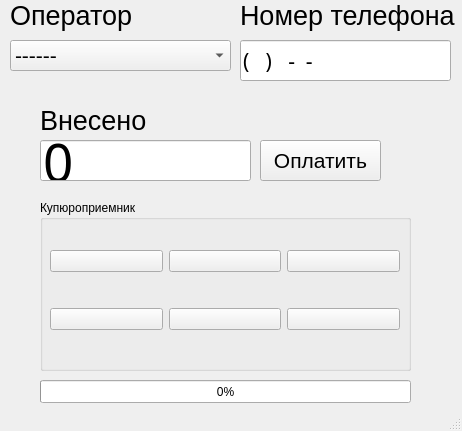
<?xml version="1.0" encoding="UTF-8"?>
<ui version="4.0">
 <class>TerminalWindow</class>
 <widget class="QMainWindow" name="TerminalWindow">
  <property name="geometry">
   <rect>
    <x>0</x>
    <y>0</y>
    <width>462</width>
    <height>431</height>
   </rect>
  </property>
  <property name="windowTitle">
   <string>Терминал</string>
  </property>
  <property name="windowIcon">
   <iconset>
    <normaloff>terminal.png</normaloff>terminal.png</iconset>
  </property>
  <widget class="QWidget" name="centralwidget">
   <widget class="QGroupBox" name="groupBox">
    <property name="geometry">
     <rect>
      <x>40</x>
      <y>200</y>
      <width>371</width>
      <height>171</height>
     </rect>
    </property>
    <property name="title">
     <string>Купюроприемник</string>
    </property>
    <widget class="QWidget" name="gridLayoutWidget">
     <property name="geometry">
      <rect>
       <x>10</x>
       <y>20</y>
       <width>350</width>
       <height>141</height>
      </rect>
     </property>
     <layout class="QGridLayout" name="gridLayout">
      <item row="1" column="0">
       <widget class="QPushButton" name="push50rub">
        <property name="text">
         <string/>
        </property>
        <property name="icon">
         <iconset>
          <normaloff>img/50_rub_1.jpg</normaloff>img/50_rub_1.jpg</iconset>
        </property>
        <property name="iconSize">
         <size>
          <width>100</width>
          <height>50</height>
         </size>
        </property>
       </widget>
      </item>
      <item row="1" column="1">
       <widget class="QPushButton" name="push500rub">
        <property name="text">
         <string/>
        </property>
        <property name="icon">
         <iconset>
          <normaloff>img/500_rub_1.jpg</normaloff>img/500_rub_1.jpg</iconset>
        </property>
        <property name="iconSize">
         <size>
          <width>100</width>
          <height>50</height>
         </size>
        </property>
       </widget>
      </item>
      <item row="0" column="1">
       <widget class="QPushButton" name="push100rub">
        <property name="text">
         <string/>
        </property>
        <property name="icon">
         <iconset>
          <normaloff>img/100_rub_1.jpg</normaloff>img/100_rub_1.jpg</iconset>
        </property>
        <property name="iconSize">
         <size>
          <width>100</width>
          <height>50</height>
         </size>
        </property>
       </widget>
      </item>
      <item row="0" column="0">
       <widget class="QPushButton" name="push10rub">
        <property name="text">
         <string/>
        </property>
        <property name="icon">
         <iconset>
          <normaloff>img/10_rub_1.jpg</normaloff>img/10_rub_1.jpg</iconset>
        </property>
        <property name="iconSize">
         <size>
          <width>100</width>
          <height>50</height>
         </size>
        </property>
       </widget>
      </item>
      <item row="0" column="2">
       <widget class="QPushButton" name="push1000rub">
        <property name="text">
         <string/>
        </property>
        <property name="icon">
         <iconset>
          <normaloff>img/1000_rub_1.jpg</normaloff>img/1000_rub_1.jpg</iconset>
        </property>
        <property name="iconSize">
         <size>
          <width>100</width>
          <height>50</height>
         </size>
        </property>
       </widget>
      </item>
      <item row="1" column="2">
       <widget class="QPushButton" name="push5000rub">
        <property name="text">
         <string/>
        </property>
        <property name="icon">
         <iconset>
          <normaloff>img/5000_rub_1.jpg</normaloff>img/5000_rub_1.jpg</iconset>
        </property>
        <property name="iconSize">
         <size>
          <width>100</width>
          <height>50</height>
         </size>
        </property>
       </widget>
      </item>
     </layout>
    </widget>
   </widget>
   <widget class="QLineEdit" name="editSumm">
    <property name="geometry">
     <rect>
      <x>40</x>
      <y>140</y>
      <width>211</width>
      <height>41</height>
     </rect>
    </property>
    <property name="font">
     <font>
      <family>DisplayOTF</family>
      <pointsize>40</pointsize>
     </font>
    </property>
    <property name="text">
     <string>0</string>
    </property>
    <property name="readOnly">
     <bool>true</bool>
    </property>
   </widget>
   <widget class="QLabel" name="label">
    <property name="geometry">
     <rect>
      <x>40</x>
      <y>105</y>
      <width>111</width>
      <height>31</height>
     </rect>
    </property>
    <property name="font">
     <font>
      <pointsize>20</pointsize>
     </font>
    </property>
    <property name="text">
     <string>Внесено</string>
    </property>
   </widget>
   <widget class="QComboBox" name="comboBox">
    <property name="geometry">
     <rect>
      <x>10</x>
      <y>40</y>
      <width>221</width>
      <height>31</height>
     </rect>
    </property>
    <property name="font">
     <font>
      <pointsize>16</pointsize>
     </font>
    </property>
    <item>
     <property name="text">
      <string>------</string>
     </property>
    </item>
    <item>
     <property name="text">
      <string>Билайн</string>
     </property>
    </item>
    <item>
     <property name="text">
      <string>МТС</string>
     </property>
    </item>
    <item>
     <property name="text">
      <string>Мегафон</string>
     </property>
    </item>
   </widget>
   <widget class="QLabel" name="label_2">
    <property name="geometry">
     <rect>
      <x>10</x>
      <y>0</y>
      <width>221</width>
      <height>31</height>
     </rect>
    </property>
    <property name="font">
     <font>
      <pointsize>20</pointsize>
     </font>
    </property>
    <property name="text">
     <string>Оператор</string>
    </property>
   </widget>
   <widget class="QLabel" name="label_3">
    <property name="geometry">
     <rect>
      <x>240</x>
      <y>0</y>
      <width>221</width>
      <height>31</height>
     </rect>
    </property>
    <property name="font">
     <font>
      <pointsize>20</pointsize>
     </font>
    </property>
    <property name="text">
     <string>Номер телефона</string>
    </property>
   </widget>
   <widget class="QLineEdit" name="editPhone">
    <property name="geometry">
     <rect>
      <x>240</x>
      <y>40</y>
      <width>211</width>
      <height>41</height>
     </rect>
    </property>
    <property name="font">
     <font>
      <family>DisplayOTF</family>
      <pointsize>16</pointsize>
     </font>
    </property>
    <property name="inputMask">
     <string>(000)000-00-00</string>
    </property>
    <property name="text">
     <string>()--</string>
    </property>
    <property name="readOnly">
     <bool>false</bool>
    </property>
    <property name="placeholderText">
     <string>Введите номер</string>
    </property>
   </widget>
   <widget class="QProgressBar" name="progressBar">
    <property name="geometry">
     <rect>
      <x>40</x>
      <y>380</y>
      <width>371</width>
      <height>23</height>
     </rect>
    </property>
    <property name="value">
     <number>0</number>
    </property>
   </widget>
   <widget class="QPushButton" name="pushPay">
    <property name="geometry">
     <rect>
      <x>260</x>
      <y>140</y>
      <width>121</width>
      <height>41</height>
     </rect>
    </property>
    <property name="font">
     <font>
      <pointsize>16</pointsize>
     </font>
    </property>
    <property name="text">
     <string>Оплатить</string>
    </property>
   </widget>
  </widget>
  <widget class="QStatusBar" name="statusbar"/>
 </widget>
 <resources/>
 <connections>
  <connection>
   <sender>push10rub</sender>
   <signal>clicked()</signal>
   <receiver>editSumm</receiver>
   <slot>clear()</slot>
   <hints>
    <hint type="sourcelabel">
     <x>106</x>
     <y>254</y>
    </hint>
    <hint type="destinationlabel">
     <x>145</x>
     <y>160</y>
    </hint>
   </hints>
  </connection>
 </connections>
</ui>
